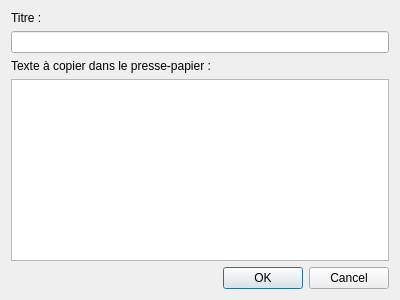
<ui version="4.0" >
 <class>Edit</class>
 <widget class="QDialog" name="Edit" >
  <property name="geometry" >
   <rect>
    <x>0</x>
    <y>0</y>
    <width>400</width>
    <height>300</height>
   </rect>
  </property>
  <property name="windowTitle" >
   <string>FC : Edit</string>
  </property>
  <layout class="QVBoxLayout" name="verticalLayout" >
   <item>
    <widget class="QLabel" name="label" >
     <property name="text" >
      <string>Titre :</string>
     </property>
     <property name="buddy" >
      <cstring>titre</cstring>
     </property>
    </widget>
   </item>
   <item>
    <widget class="QLineEdit" name="titre" />
   </item>
   <item>
    <widget class="QLabel" name="label_2" >
     <property name="text" >
      <string>Texte à copier dans le presse-papier :</string>
     </property>
    </widget>
   </item>
   <item>
    <widget class="QPlainTextEdit" name="texte" >
     <property name="sizePolicy" >
      <sizepolicy vsizetype="Expanding" hsizetype="Expanding" >
       <horstretch>0</horstretch>
       <verstretch>1</verstretch>
      </sizepolicy>
     </property>
    </widget>
   </item>
   <item>
    <widget class="QDialogButtonBox" name="buttonBox" >
     <property name="orientation" >
      <enum>Qt::Horizontal</enum>
     </property>
     <property name="standardButtons" >
      <set>QDialogButtonBox::Cancel|QDialogButtonBox::Ok</set>
     </property>
    </widget>
   </item>
  </layout>
 </widget>
 <resources/>
 <connections>
  <connection>
   <sender>buttonBox</sender>
   <signal>accepted()</signal>
   <receiver>Edit</receiver>
   <slot>accept()</slot>
   <hints>
    <hint type="sourcelabel" >
     <x>248</x>
     <y>254</y>
    </hint>
    <hint type="destinationlabel" >
     <x>157</x>
     <y>274</y>
    </hint>
   </hints>
  </connection>
  <connection>
   <sender>buttonBox</sender>
   <signal>rejected()</signal>
   <receiver>Edit</receiver>
   <slot>reject()</slot>
   <hints>
    <hint type="sourcelabel" >
     <x>316</x>
     <y>260</y>
    </hint>
    <hint type="destinationlabel" >
     <x>286</x>
     <y>274</y>
    </hint>
   </hints>
  </connection>
 </connections>
</ui>
